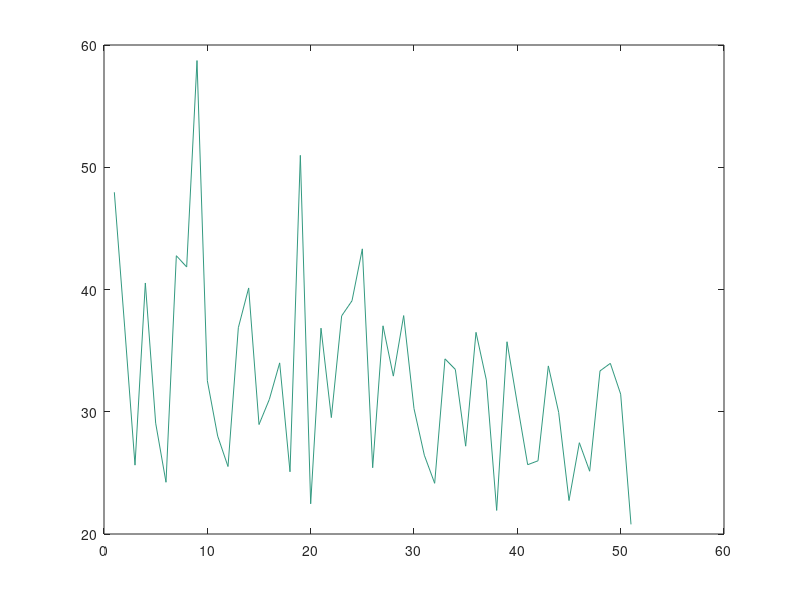

The MATLAB source for this figure:
cd data
errors = csvread('MLP_errors.txt');
errors = errors(:,1:size(errors,2)-1);
f = figure();
plot(min(errors'), 'Color', [0.2 0.6 0.5]);
saveas(f,'plot.svg');
cd ..


% plot(mean(errors'), 'Color', [0.2 0.6 0.5])
% hold on
% h = errorbar(mean(errors'), std(errors') * sqrt(size(errors,2)-1), 'k.'); % 0.6198 = 1.96 * sqrt(10), where 10 is sample size

exit;